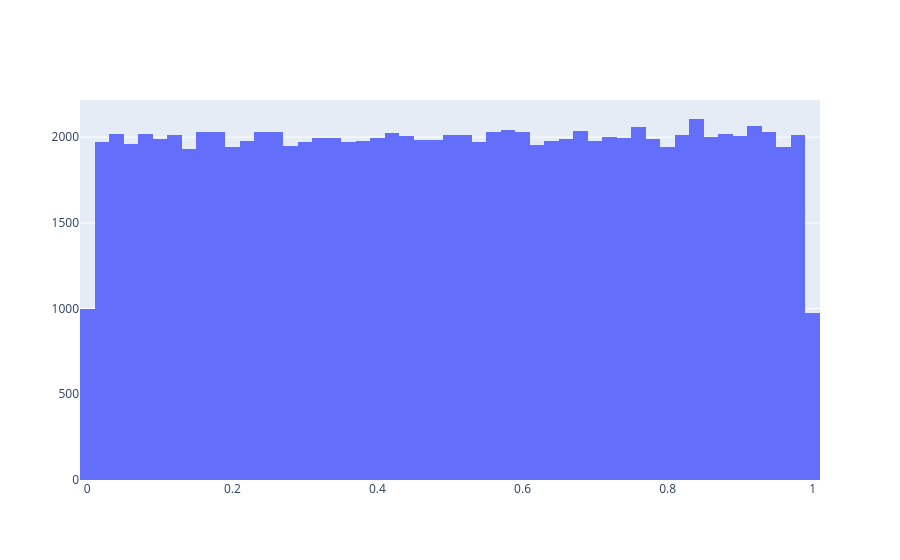

The notebook cell this image was saved under:
### Code cell
fig = go.Figure()

fig.add_trace(
    go.Histogram(
        x=df["A"],
        nbinsx = 50,
        name = "histogram of a" 
    )
)

fig.show()

### Figure 1 — Plotly figure (JSON) as saved in the notebook; plotly's stock layout.template omitted (floating-point values rounded to 4 significant figures; data arrays with more than 128 entries replaced by an {"elided": "..."} marker saying what was removed)
{"data": [{"name": "histogram of a", "nbinsx": 50, "type": "histogram", "x": {"elided": "100000 float values"}}], "layout": {}}
